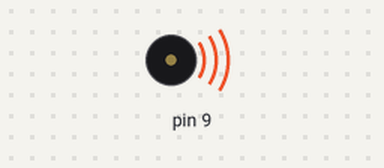
This sketch was run on a simulated Arduino Uno, built with avr-gcc and run on an emulated ATmega328P. Parts: buzzer (waves = sounding).

Above: at 0.1 s.
At 1.5 s:
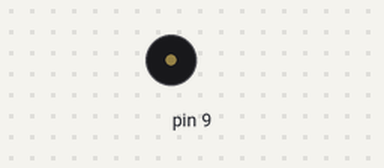
Timing chart, 0 to 3.0 s (numbered marks = the images above):
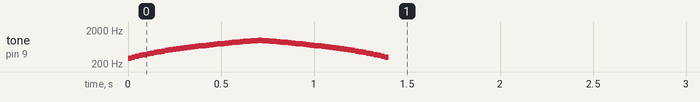

The sketch:

escala_ascendente_y_descendente.ino
```cpp
void setup() {
int freq = 300;
int freq2 = 1000;

while(freq < 1000){
  tone(9,freq,20);
  delay(20);
  freq = freq + 20;
  }
while(freq2 > 300){
  tone(9,freq2,20);
  delay(20);
  freq2 = freq2 - 20;
  }
}

void loop() {
  }
```
